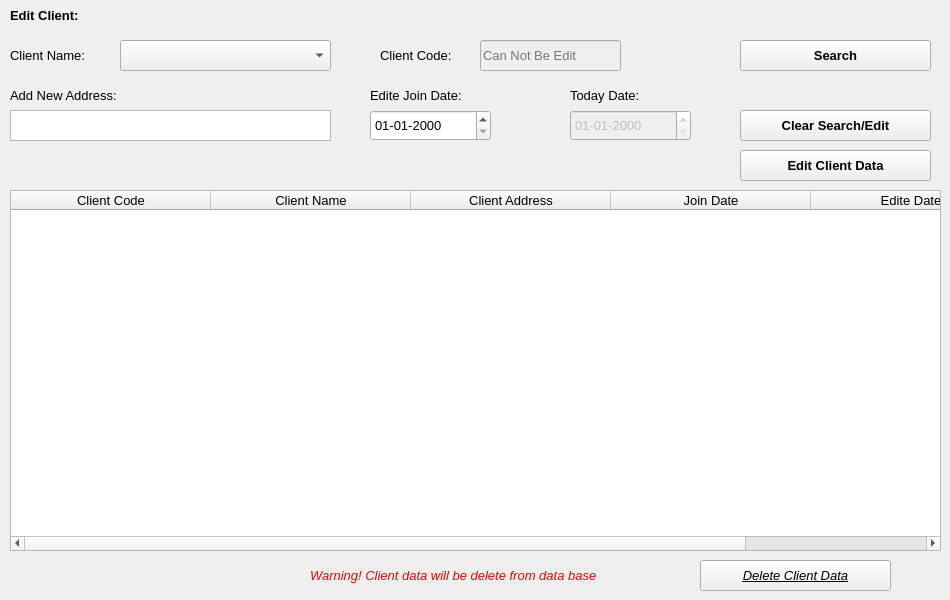
     <widget class="QWidget" name="tab_3">
      <attribute name="title">
       <string>Edit Client</string>
      </attribute>
      <widget class="QLabel" name="label_129">
       <property name="geometry">
        <rect>
         <x>380</x>
         <y>40</y>
         <width>101</width>
         <height>31</height>
        </rect>
       </property>
       <property name="font">
        <font>
         <family>Segoe UI</family>
         <pointsize>10</pointsize>
         <weight>50</weight>
         <bold>false</bold>
        </font>
       </property>
       <property name="text">
        <string>Client Code:</string>
       </property>
      </widget>
      <widget class="QTextEdit" name="textEditnewcladdress">
       <property name="geometry">
        <rect>
         <x>10</x>
         <y>110</y>
         <width>321</width>
         <height>31</height>
        </rect>
       </property>
       <property name="font">
        <font>
         <family>Segoe UI</family>
         <pointsize>10</pointsize>
        </font>
       </property>
      </widget>
      <widget class="QPushButton" name="clearsearchbutton">
       <property name="geometry">
        <rect>
         <x>740</x>
         <y>110</y>
         <width>191</width>
         <height>31</height>
        </rect>
       </property>
       <property name="font">
        <font>
         <family>Segoe UI</family>
         <pointsize>10</pointsize>
         <weight>75</weight>
         <bold>true</bold>
        </font>
       </property>
       <property name="styleSheet">
        <string notr="true"/>
       </property>
       <property name="text">
        <string>Clear Search/Edit</string>
       </property>
      </widget>
      <widget class="QLabel" name="label_6">
       <property name="geometry">
        <rect>
         <x>180</x>
         <y>150</y>
         <width>371</width>
         <height>31</height>
        </rect>
       </property>
       <property name="font">
        <font>
         <family>Segoe UI</family>
         <pointsize>10</pointsize>
         <weight>75</weight>
         <bold>true</bold>
        </font>
       </property>
       <property name="styleSheet">
        <string notr="true">color:rgb(255, 0, 0);</string>
       </property>
       <property name="text">
        <string/>
       </property>
      </widget>
      <widget class="QPushButton" name="searchclientbutton">
       <property name="geometry">
        <rect>
         <x>740</x>
         <y>40</y>
         <width>191</width>
         <height>31</height>
        </rect>
       </property>
       <property name="font">
        <font>
         <family>Segoe UI</family>
         <pointsize>10</pointsize>
         <weight>75</weight>
         <bold>true</bold>
        </font>
       </property>
       <property name="styleSheet">
        <string notr="true"/>
       </property>
       <property name="text">
        <string>Search</string>
       </property>
      </widget>
      <widget class="QLineEdit" name="lineEdit_clcode">
       <property name="enabled">
        <bool>false</bool>
       </property>
       <property name="geometry">
        <rect>
         <x>480</x>
         <y>40</y>
         <width>141</width>
         <height>31</height>
        </rect>
       </property>
       <property name="font">
        <font>
         <family>Segoe UI</family>
         <pointsize>10</pointsize>
        </font>
       </property>
       <property name="text">
        <string/>
       </property>
       <property name="frame">
        <bool>true</bool>
       </property>
       <property name="placeholderText">
        <string>Can Not Be Edit</string>
       </property>
      </widget>
      <widget class="QComboBox" name="clientcombname">
       <property name="enabled">
        <bool>true</bool>
       </property>
       <property name="geometry">
        <rect>
         <x>120</x>
         <y>40</y>
         <width>211</width>
         <height>31</height>
        </rect>
       </property>
       <property name="font">
        <font>
         <family>Segoe UI</family>
         <pointsize>10</pointsize>
         <weight>50</weight>
         <bold>false</bold>
        </font>
       </property>
       <property name="mouseTracking">
        <bool>false</bool>
       </property>
       <property name="acceptDrops">
        <bool>false</bool>
       </property>
       <property name="styleSheet">
        <string notr="true"/>
       </property>
       <property name="editable">
        <bool>false</bool>
       </property>
       <property name="currentText">
        <string/>
       </property>
       <property name="currentIndex">
        <number>-1</number>
       </property>
       <property name="maxVisibleItems">
        <number>10</number>
       </property>
       <property name="frame">
        <bool>true</bool>
       </property>
      </widget>
      <widget class="QLabel" name="label_28">
       <property name="geometry">
        <rect>
         <x>10</x>
         <y>80</y>
         <width>171</width>
         <height>31</height>
        </rect>
       </property>
       <property name="font">
        <font>
         <family>Segoe UI</family>
         <pointsize>10</pointsize>
         <weight>50</weight>
         <bold>false</bold>
        </font>
       </property>
       <property name="text">
        <string>Add New Address:</string>
       </property>
      </widget>
      <widget class="QPushButton" name="deleteclientbutton">
       <property name="geometry">
        <rect>
         <x>700</x>
         <y>560</y>
         <width>191</width>
         <height>31</height>
        </rect>
       </property>
       <property name="font">
        <font>
         <family>Segoe UI</family>
         <pointsize>10</pointsize>
         <weight>50</weight>
         <italic>true</italic>
         <bold>false</bold>
         <underline>true</underline>
        </font>
       </property>
       <property name="styleSheet">
        <string notr="true"/>
       </property>
       <property name="text">
        <string>Delete Client Data</string>
       </property>
      </widget>
      <widget class="QTableWidget" name="tableWidget_4">
       <property name="enabled">
        <bool>true</bool>
       </property>
       <property name="geometry">
        <rect>
         <x>10</x>
         <y>190</y>
         <width>931</width>
         <height>361</height>
        </rect>
       </property>
       <property name="font">
        <font>
         <pointsize>10</pointsize>
        </font>
       </property>
       <attribute name="horizontalHeaderDefaultSectionSize">
        <number>200</number>
       </attribute>
       <column>
        <property name="text">
         <string>Client Code</string>
        </property>
        <property name="font">
         <font>
          <family>Segoe UI</family>
          <pointsize>10</pointsize>
         </font>
        </property>
       </column>
       <column>
        <property name="text">
         <string>Client Name</string>
        </property>
        <property name="font">
         <font>
          <family>Segoe UI</family>
          <pointsize>10</pointsize>
         </font>
        </property>
       </column>
       <column>
        <property name="text">
         <string>Client Address</string>
        </property>
        <property name="font">
         <font>
          <family>Segoe UI</family>
          <pointsize>10</pointsize>
         </font>
        </property>
       </column>
       <column>
        <property name="text">
         <string>Join Date</string>
        </property>
        <property name="font">
         <font>
          <family>Segoe UI</family>
          <pointsize>10</pointsize>
         </font>
        </property>
       </column>
       <column>
        <property name="text">
         <string>Edite Date</string>
        </property>
        <property name="font">
         <font>
          <family>Segoe UI</family>
          <pointsize>10</pointsize>
         </font>
        </property>
       </column>
      </widget>
      <widget class="QLabel" name="label_128">
       <property name="geometry">
        <rect>
         <x>10</x>
         <y>40</y>
         <width>111</width>
         <height>31</height>
        </rect>
       </property>
       <property name="font">
        <font>
         <family>Segoe UI</family>
         <pointsize>10</pointsize>
         <weight>50</weight>
         <bold>false</bold>
        </font>
       </property>
       <property name="text">
        <string>Client Name:</string>
       </property>
      </widget>
      <widget class="QPushButton" name="editeclientbutton">
       <property name="geometry">
        <rect>
         <x>740</x>
         <y>150</y>
         <width>191</width>
         <height>31</height>
        </rect>
       </property>
       <property name="font">
        <font>
         <family>Segoe UI</family>
         <pointsize>10</pointsize>
         <weight>75</weight>
         <bold>true</bold>
        </font>
       </property>
       <property name="styleSheet">
        <string notr="true"/>
       </property>
       <property name="text">
        <string>Edit Client Data</string>
       </property>
      </widget>
      <widget class="QLabel" name="label_12">
       <property name="geometry">
        <rect>
         <x>310</x>
         <y>560</y>
         <width>381</width>
         <height>31</height>
        </rect>
       </property>
       <property name="font">
        <font>
         <family>Segoe UI</family>
         <pointsize>10</pointsize>
         <weight>50</weight>
         <italic>true</italic>
         <bold>false</bold>
        </font>
       </property>
       <property name="styleSheet">
        <string notr="true">color:rgb(255, 0, 0);
font: 10pt &quot;Segoe UI&quot;;
font: italic 10pt &quot;Segoe UI&quot;;</string>
       </property>
       <property name="text">
        <string>Warning! Client data will be delete from data base</string>
       </property>
      </widget>
      <widget class="QLabel" name="label_46">
       <property name="geometry">
        <rect>
         <x>10</x>
         <y>0</y>
         <width>101</width>
         <height>31</height>
        </rect>
       </property>
       <property name="font">
        <font>
         <family>Segoe UI</family>
         <pointsize>10</pointsize>
         <weight>75</weight>
         <bold>true</bold>
        </font>
       </property>
       <property name="text">
        <string>Edit Client:</string>
       </property>
      </widget>
      <widget class="QLabel" name="label_200">
       <property name="geometry">
        <rect>
         <x>570</x>
         <y>80</y>
         <width>91</width>
         <height>31</height>
        </rect>
       </property>
       <property name="font">
        <font>
         <family>Segoe UI</family>
         <pointsize>10</pointsize>
         <weight>50</weight>
         <bold>false</bold>
        </font>
       </property>
       <property name="text">
        <string>Today Date:</string>
       </property>
      </widget>
      <widget class="QDateEdit" name="dateEdit_11">
       <property name="enabled">
        <bool>false</bool>
       </property>
       <property name="geometry">
        <rect>
         <x>570</x>
         <y>110</y>
         <width>121</width>
         <height>31</height>
        </rect>
       </property>
       <property name="font">
        <font>
         <family>Segoe UI</family>
         <pointsize>10</pointsize>
        </font>
       </property>
       <property name="displayFormat">
        <string>dd-MM-yyyy</string>
       </property>
      </widget>
      <widget class="QDateEdit" name="dateEdit_23">
       <property name="geometry">
        <rect>
         <x>370</x>
         <y>110</y>
         <width>121</width>
         <height>31</height>
        </rect>
       </property>
       <property name="font">
        <font>
         <family>Segoe UI</family>
         <pointsize>10</pointsize>
        </font>
       </property>
       <property name="displayFormat">
        <string>dd-MM-yyyy</string>
       </property>
      </widget>
      <widget class="QLabel" name="label_209">
       <property name="geometry">
        <rect>
         <x>370</x>
         <y>80</y>
         <width>121</width>
         <height>31</height>
        </rect>
       </property>
       <property name="font">
        <font>
         <family>Segoe UI</family>
         <pointsize>10</pointsize>
         <weight>50</weight>
         <bold>false</bold>
        </font>
       </property>
       <property name="text">
        <string>Edite Join Date:</string>
       </property>
      </widget>
     </widget>
